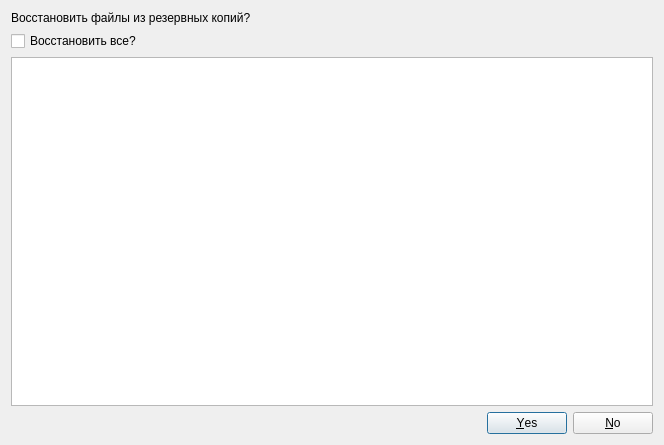
<?xml version="1.0" encoding="UTF-8"?>
<ui version="4.0">
 <class>RestoreAutoSave</class>
 <widget class="QDialog" name="RestoreAutoSave">
  <property name="geometry">
   <rect>
    <x>0</x>
    <y>0</y>
    <width>664</width>
    <height>445</height>
   </rect>
  </property>
  <property name="windowTitle">
   <string>Dialog</string>
  </property>
  <layout class="QVBoxLayout" name="verticalLayout">
   <item>
    <widget class="QLabel" name="messageLabel_2">
     <property name="text">
      <string>Восстановить файлы из резервных копий?</string>
     </property>
    </widget>
   </item>
   <item>
    <widget class="QCheckBox" name="selectAllCheckBox">
     <property name="text">
      <string>Восстановить все?</string>
     </property>
    </widget>
   </item>
   <item>
    <widget class="QListWidget" name="autosaveDocs"/>
   </item>
   <item>
    <widget class="QDialogButtonBox" name="buttonBox">
     <property name="standardButtons">
      <set>QDialogButtonBox::No|QDialogButtonBox::Yes</set>
     </property>
    </widget>
   </item>
  </layout>
 </widget>
 <resources/>
 <connections/>
</ui>
